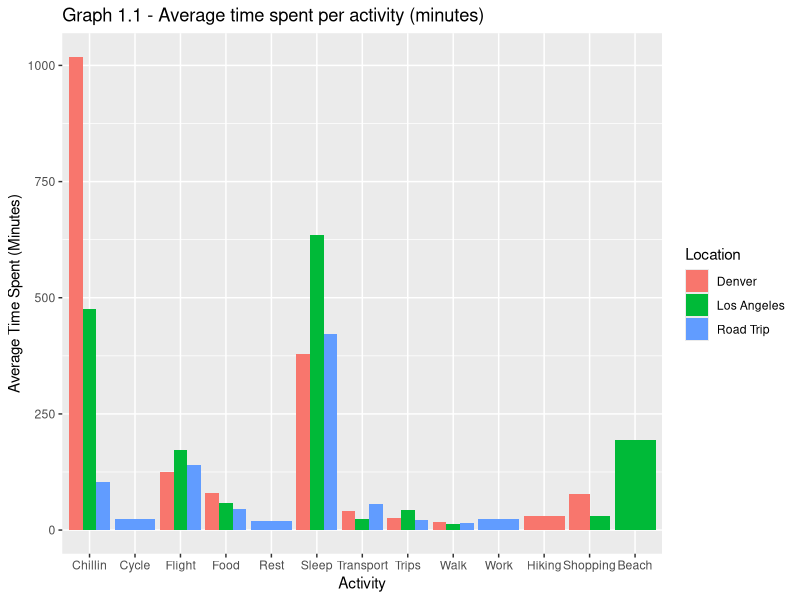
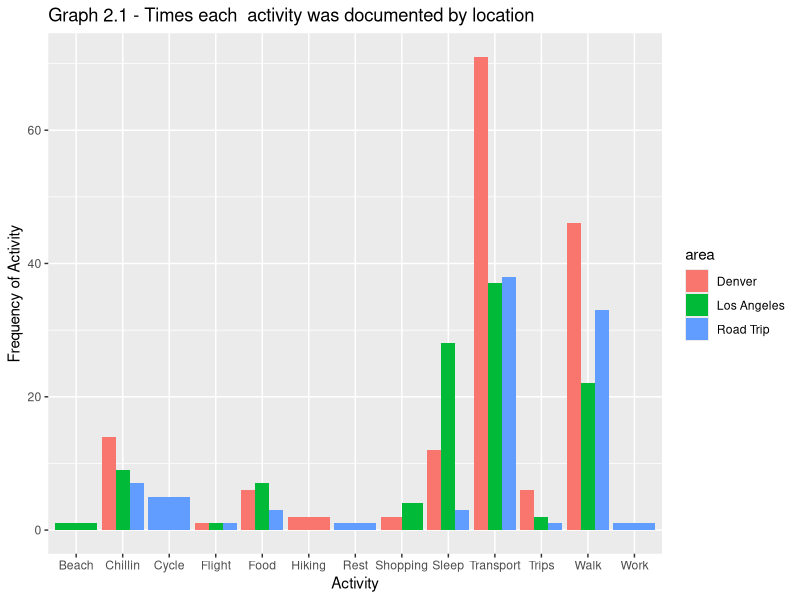

Generate these figures, in order, with R:
## ---- chunk 1
knitr::opts_chunk$set(echo = TRUE)
## ---- chunk 2
#Setting up table and altering column titles
library(dplyr)
library(readr)
Log <- read_csv("Log.csv")
log = Log %>% filter (Log$START.TIME.LOCAL > "2020-08-15")
log$general.location = "Road Trip"
log$time.zone = "CDT"
Eastern = "EDT"
Central = "CDT"
Mountain = "MDT"
Pacific = "PDT"

#Adding time zone and location to table
logEast = log %>% filter (grepl(Eastern, log$START.TIME.LOCAL))
logEast$time.zone = "EDT"
logCentral =  log %>% filter (grepl(Central, log$START.TIME.LOCAL))
logCentral$time.zone = "CDT"
logRT = rbind(logEast, logCentral)
logDEN = log %>% filter (grepl(Mountain, log$START.TIME.LOCAL))
logDEN$time.zone = "MDT"
logLA = log %>% filter (grepl(Pacific, log$START.TIME.LOCAL))
logLA$time.zone = "PDT"

#Adding general location & combining tables
logRT$general.location = "Road Trip"
logDEN$general.location = "Denver"
logLA$general.location = "Los Angeles"
time.log = rbind (logRT, logDEN, logLA)
time.log = time.log %>% rename(activity = "NAME")
time.log = time.log %>% rename(time.seconds = "DURATION")
time.log = time.log %>% rename(time.minutes = "MINUTES")
## ---- chunk 3
#Calculating average time spent per activity for each location.
print("Road trip:")
RT.time = tapply(logRT$MINUTES, logRT$NAME, mean)
RT.time
print("Denver:")
DEN.time = tapply(logDEN$MINUTES, logDEN$NAME, mean)
DEN.time
print("Los Angeles:")
LA.time = tapply(logLA$MINUTES, logLA$NAME, mean)
LA.time

#Changing from array to data frame, adding location.
RT.time = as.data.frame.table(RT.time, col.names=pop)
RT.time$Location = "Road Trip"

DEN.time = as.data.frame.table(DEN.time, col.names=pop)
DEN.time$Location = "Denver"

LA.time = as.data.frame.table(LA.time, col.names=pop)
LA.time$Location = "Los Angeles"

#Combining 3 separate data frames into one
time.table = rbind(RT.time, DEN.time, LA.time)
names(time.table) = c("Activity", "Average.Time.Spent", "Location")
time.table

#Creating bar graph, average time spent per activity
library(ggplot2)
plot = ggplot(time.table, aes(fill=Location, x=Activity, y=Average.Time.Spent))+ 
  geom_bar(stat="identity", position="dodge") + 
  labs(x="Activity", y="Average Time Spent (Minutes)", title = 
         "Graph 1.1 - Average time spent per activity (minutes)")
plot

## ---- chunk 4
library(ggplot2)

#Counting times each activity was documented by location
RT.tally = tally(group_by(logRT, NAME))
RT.tally$area = "Road Trip"
DEN.tally = tally(group_by(logDEN, NAME))
DEN.tally$area = "Denver"
LA.tally = tally(group_by(logLA, NAME))
LA.tally$area = "Los Angeles"

#Combining all 3 tables
tally = rbind(RT.tally, DEN.tally, LA.tally)

#Creating and printing graph
tally = ggplot(tally, aes(fill=area, x=NAME, y=n)) + 
  geom_bar(stat="identity", position="dodge") + 
  labs(x="Activity", y="Frequency of Activity", 
       title = "Graph 2.1 - Times each  activity was documented by location")
tally
## ---- chunk 5
#Selecting most important columns from larger data table
present = subset(log, select = -c(3:5, 8, 10))
present
